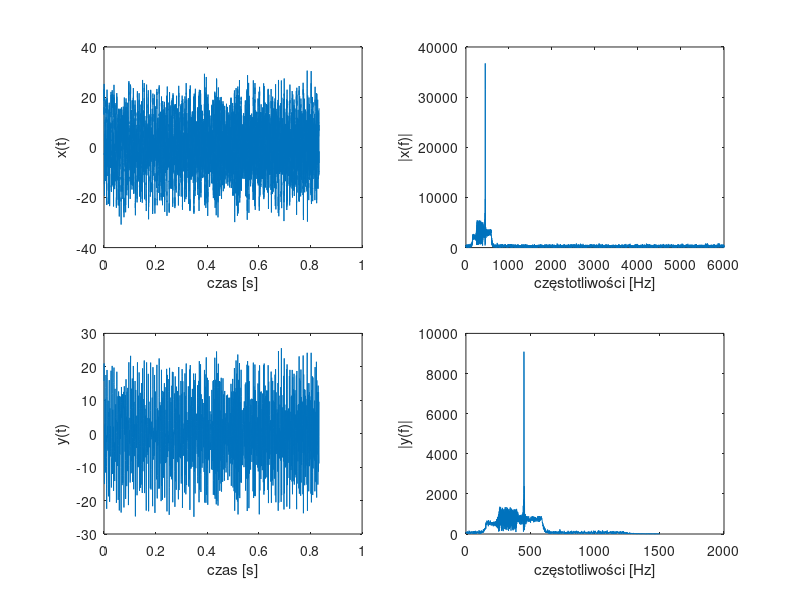
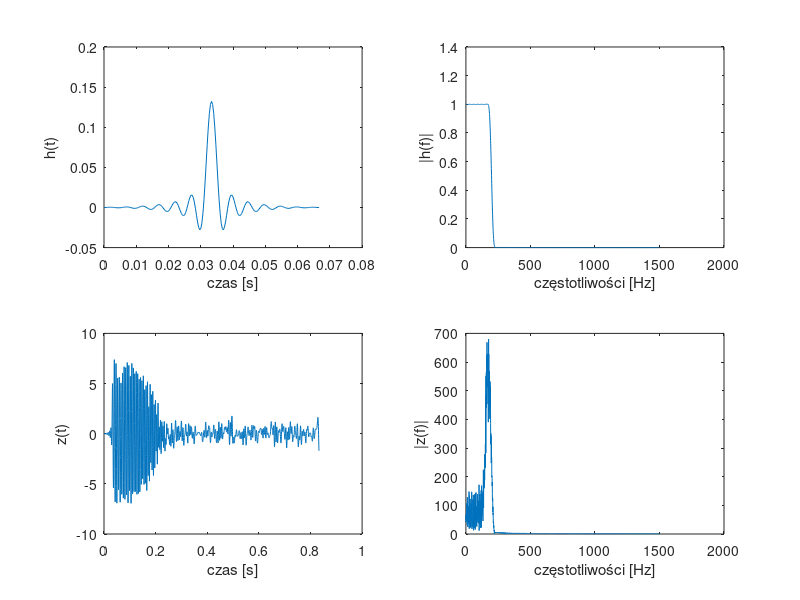
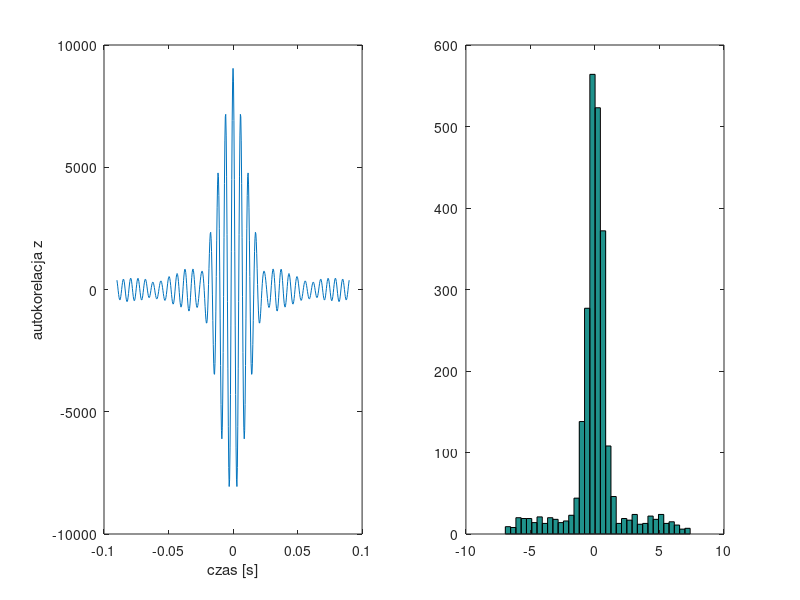

MATLAB code to generate these figures, in order:
clear;
N = 10000;
fx = 12000;

t = 0 : 1/fx : (N-1)/fx;

x = 6*chirp(t, 150, (N-1)/fx, 400) + 10*chirp(t, 250, (N-1)/fx, 600) + 8*sin(2*pi*450*t) + 3*randn(1,N);

dr = 4;
y = decimate(x, dr);
Ny = length(y);
fy = fx/dr;
ty = 0 : 1/fy : (Ny-1)/fy;

figure(1);

%x(t)
subplot(2,2,1);
plot(t,x);
xlabel('czas [s]');
ylabel('x(t)');

%fft(x)
Nf = 2^nextpow2(fx);
v = fft(x, Nf);
w = abs(v);
N21 = Nf/2 + 1;
f = linspace(0, fx/2 ,N21);

subplot(2,2,2);
plot(f,w(1:N21));
xlabel('częstotliwości [Hz]');
ylabel('|x(f)|');

%y(t)
subplot(2,2,3);
plot(ty, y);
xlabel('czas [s]');
ylabel('y(t)');

%fft(y)
Nfy = 2^nextpow2(fy);
vy = fft(y, Nfy);
wy = abs(vy);
N21y = Nfy/2 + 1;
fyy = linspace(0, fy/2, N21y);

subplot(2,2,4);
plot(fyy, wy(1:N21y));
xlabel('częstotliwości [Hz]');
ylabel('|y(f)|');


figure(2);

%h(t)
M = 201;
h = fir1(M-1, 200/(fy/2));
th = 0 : 1/fy : (M-1)/fy;

subplot(2,2,1);
plot(th,h);
xlabel('czas [s]');
ylabel('h(t)');

%fft(h)
vh = fft(h, Nfy);
wh = abs(vh);

subplot(2,2,2);
plot(fyy, wh(1:N21y));
xlabel('częstotliwości [Hz]');
ylabel('|h(f)|');

%z(t)
z = filter(h,1,y);

subplot(2,2,3);
plot(ty, z);
xlabel('czas [s]');
ylabel('z(t)');

%fft(z)
vx = fft(z, Nfy);
wx = abs(vx);

subplot(2,2,4);
plot(fyy, wx(1:N21y));
xlabel('częstotliwości [Hz]');
ylabel('|z(f)|');


figure(3);

%autokorelacja z
kmax = 270;
k = xcorr(z,z,kmax);
kt = -kmax/fy : 1/fy : kmax/fy;

subplot(1,2,1);
plot(kt,k);
xlabel('czas [s]');
ylabel('autokorelacja z');

%histogram
nbins = 35;
subplot(1,2,2);
hist(z, nbins);













